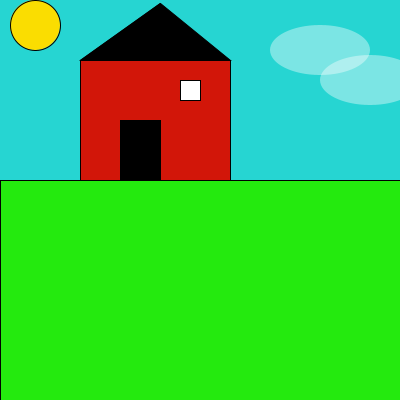
Frame 1 (no input)
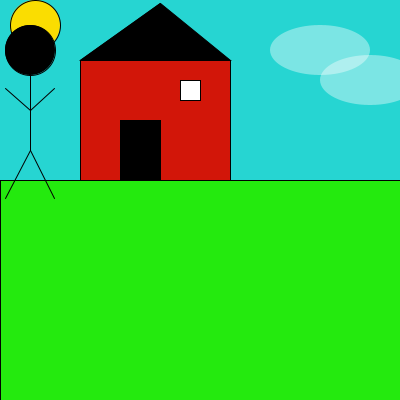
Frame 60 (the mouse pressed at the canvas centre just before this capture)
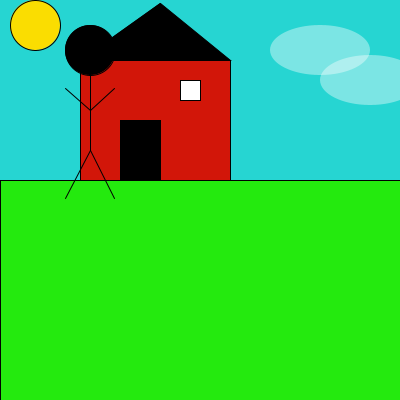
Frame 120 (the mouse held since frame 60 and released just before this capture)

The Processing sketch that drew these frames (run headless with seeded random() and noise(); from frame 60 on, the mouse is pressed at the canvas centre):

// Processing sketch: processing_115004
// ── processing_115004.pde

  float x = 0;
  float speed = 1;
  float sinusKurve = 0;
  float xBen = 0;
  float yBen = 0;
  float benA = 0;
  float benB = 0;
  float benC = 0;
  float yArm = 0;
   
  float A = -30;
  float a = 50;
  float b = 75;
  float c = 150;
  float d = 200;
  float e = 125;

void setup(){
  size(400,400);
}
void draw(){  
  
  
  
background(38,213,210);
//Hus
stroke(0,0,0);
fill(210,22,9);
rect(80,60,150,120);
//Tag
stroke(0,0,0);
fill(0,0,0);
triangle(80,60,230,60,160,3);
//Græs
stroke(0,0,0);
fill(36,234,14);
rect(0,180,400,400);

//sky
noStroke();
fill(255,255,255,100);
ellipse(320,50,100,50);
ellipse(370,80,100,50);

//door
stroke(0,0,0);
fill(0,0,0);
rect(120,120,40,60);

//vindue
stroke(0,0,0);
fill(255,255,255);
rect(180,80,20,20);

//sol
stroke(0,0,0);
fill(250,221,1);
ellipse(35,25,50,50);


 x = x+0.05;
   
  A = A+speed;
   
  sinusKurve = 25 * cos(x);
   
  xBen = sinusKurve + A;
   
  yBen = sqrt(d*d-sinusKurve*sinusKurve);
   
  //hoved
  fill(0,0,0);
  ellipse(A,a,50,50);
   
  //krop
  line(A,b,A,c);
 
  //Ben1
  line(A,c,xBen,yBen);
   
 
  //Ben2
  benA = 25 * cos(x-PI);
   
  benB = benA + A;
   
  benC = sqrt(d*d-benA*benA);
   
  line(A,c,benB,benC);
   
   
  //Arm1
  line(A,c-40,xBen,yBen-110);
   
   
  //Arm2
  line(A,c-40,benB,benC-110);
   
}
